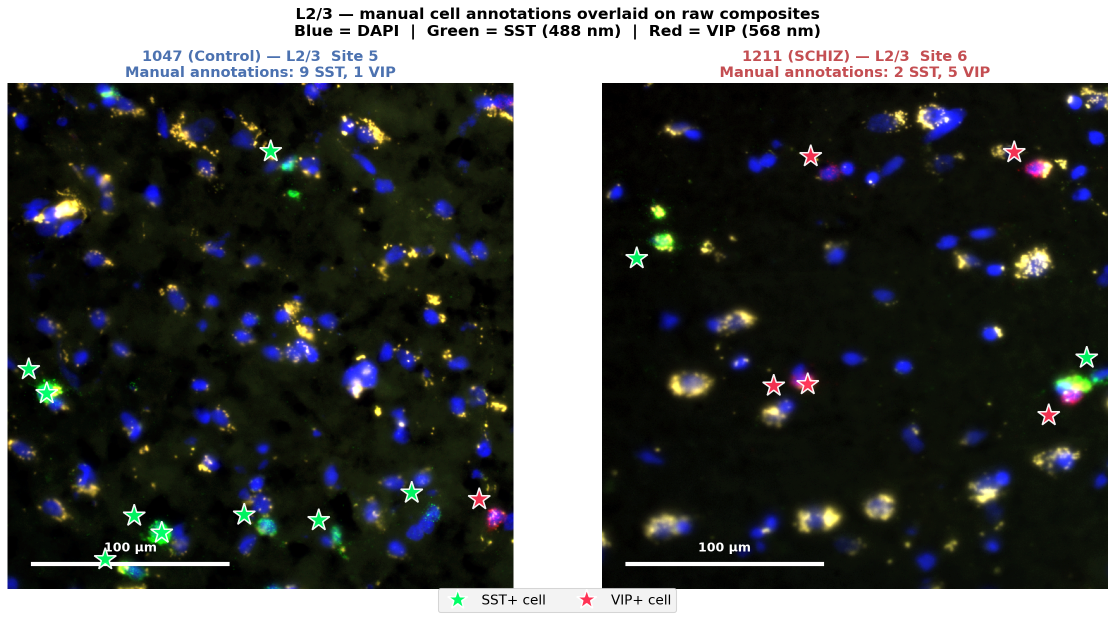
#> input picture histology/results/microscopy/fig_L23_manual_stars_on_raw.png, 2230 x 1240 px, given in place of 1047-R-5.tif, which was not available (shown at 1/2 size)
$ python lipofuscin_removal.py
#> lines starting #> are read from the running program, lines starting #| are printed output that depends on the picture; pictures that were not available may be replaced by others from this repository, and a replacement may not be noted
"""
Lipofuscin removal and representative image generation for RNAscope composites.

Pipeline:
    1. Load raw RGB composite TIFF (1024×1024) from Arbabi et al. dataset
       - Blue = DAPI (405 nm)
       - Green = SST (488 nm) for R-section  [VIP for 568 swap - see channel map]
       - Red = VIP (568 nm)
    2. Crop to 800×800 counting frame (per Dwight's stereology protocol)
    3. Per-channel percentile normalization
    4. Spectral subtraction to suppress lipofuscin autofluorescence
    5. Optional: overlay manual cell annotations for figure generation

Usage (as script):
    python lipofuscin_removal.py
        --generates the main figures (fig_L23_manual_stars_on_raw.* and
         fig_all_manual_stars_on_raw.*) from the SVG with manual annotations.

Usage (as module):
    from lipofuscin_removal import load_clean, plain_original
    composite, red_clean, green_clean, blue = load_clean('1047-R-5.tif')

See README.md in this directory for the rationale behind the subtraction approach.
"""

import os
import re
import io
import base64
import json
import numpy as np
from PIL import Image
import matplotlib.pyplot as plt
from scipy import ndimage

# Repo paths (relative to results/microscopy/)
HERE = os.path.dirname(os.path.abspath(__file__))
REPO = os.path.abspath(os.path.join(HERE, '..', '..'))
RAW_IMAGE_DIR = os.path.join(REPO, 'data', 'dwight microscopy data representative images')

# ── Lipofuscin removal parameters ────────────────────────────────────────
# Rationale:
#   Lipofuscin autofluorescence is broadband — it fluoresces in BOTH the
#   488 nm (SST) and 568 nm (VIP) channels simultaneously. True RNAscope
#   signal is channel-specific (SST puncta appear only in green; VIP puncta
#   only in red). We therefore estimate the lipofuscin component as the
#   pixelwise minimum of the two signal channels and subtract it from each.
#   See README.md for the full rationale and literature precedent.
LIPO_FACTOR     = 1.2   # multiply lipo estimate by this (>1 = slight over-subtract,
                        # ensures residual lipofuscin is removed even when its
                        # red/green intensities aren't perfectly equal)
CROSS_CH_FACTOR = 0.15  # additionally subtract 15% of opposite channel (further
                        # suppresses residual crosstalk/bleedthrough)
THRESHOLD       = 0.03  # zero out dim residual pixels below this intensity

# Image acquisition parameters (from protocol)
IMAGE_SIZE_PX   = 1024                 # original TIFF dimensions
COUNTING_FRAME  = (112, 912)           # slice [112:912] → 800×800 counting region
FOV_UM          = 333                  # µm per side for 800 px counting frame (actually 260 µm;
                                       # 333 µm = full 1024 FOV; counting frame is 800/1024 * 333)
COUNTING_FRAME_UM = 800 / 1024 * 333   # ≈ 260 µm

# Channel assignments (R-section)
CHANNEL_DAPI = 2   # blue
CHANNEL_SST  = 1   # green  (488 nm)
CHANNEL_VIP  = 0   # red    (568 nm)


# ─────────────────────────────────────────────────────────────────────────
# Core image processing
# ─────────────────────────────────────────────────────────────────────────

def plain_original(fname, image_dir=RAW_IMAGE_DIR):
    """Load raw composite with per-channel percentile normalization.

    No lipofuscin removal is applied — this is what the raw tissue looks
    like on a microscope screen, with all autofluorescence present.

    Parameters
    ----------
    fname : str
        Filename under image_dir (e.g., '1047-R-5.tif').

    Returns
    -------
    np.ndarray
        800×800×3 float32 array in [0, 1].
    """
#> called with fname = '1047-R-5.tif'
    img = np.array(Image.open(os.path.join(image_dir, fname))).astype(np.float32)
    img = img[COUNTING_FRAME[0]:COUNTING_FRAME[1],
              COUNTING_FRAME[0]:COUNTING_FRAME[1]]
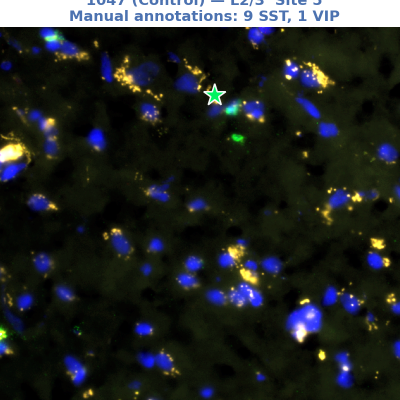
#> img: shape (800, 800, 4) float32 (shown at 1/2 size); mean R, G, B, A 35.8, 39.1, 37.9, 255.9
    norm = np.zeros_like(img)
    for c in range(3):
        p1 = np.percentile(img[:, :, c], 1)
        p99 = np.percentile(img[:, :, c], 99.5)
        norm[:, :, c] = np.clip((img[:, :, c] - p1) / (p99 - p1 + 1e-6), 0, 1)
    return norm


def load_clean(fname, image_dir=RAW_IMAGE_DIR,
               lipo_factor=LIPO_FACTOR, cross_ch_factor=CROSS_CH_FACTOR,
               threshold=THRESHOLD, display_gain=2.5):
    """Load composite with lipofuscin suppression.

    Returns both the display-ready RGB composite and the cleaned individual
    channels (for cell detection / further analysis).

    Spectral subtraction:
        lipo        = min(red, green)
        red_clean   = red   - lipo_factor * lipo - cross_ch_factor * green
        green_clean = green - lipo_factor * lipo - cross_ch_factor * red

    Parameters
    ----------
    fname : str
        Filename under image_dir.
    lipo_factor, cross_ch_factor, threshold : float
        Lipofuscin suppression parameters. Defaults from module-level constants.
    display_gain : float
        Multiplier applied to cleaned red/green channels for display (does NOT
        affect the returned red_c, green_c arrays).

    Returns
    -------
    composite : np.ndarray
        800×800×3 display-ready RGB image with lipofuscin suppressed.
    red_c, green_c, blue : np.ndarray
        Per-channel cleaned arrays (800×800, float32 in [0, 1]).
    """
#> called with fname = '1047-R-5.tif', lipo_factor = 1.2, cross_ch_factor = 0.15, threshold = 0.03, display_gain = 2.5
    img = np.array(Image.open(os.path.join(image_dir, fname))).astype(np.float32)
    img = img[COUNTING_FRAME[0]:COUNTING_FRAME[1],
              COUNTING_FRAME[0]:COUNTING_FRAME[1]]

    # DAPI: percentile-stretch (nuclei should always fill the range)
    p1_b = np.percentile(img[:, :, CHANNEL_DAPI], 1)
#> p1_b = 0
    p99_b = np.percentile(img[:, :, CHANNEL_DAPI], 99.5)
#> p99_b = 255
    blue = np.clip((img[:, :, CHANNEL_DAPI] - p1_b) / (p99_b - p1_b + 1e-6), 0, 1)
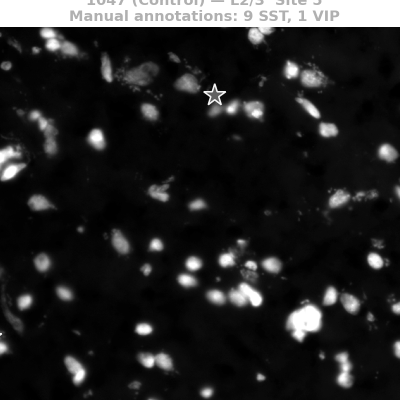
#> blue: shape (800, 800) float32 (shown at 1/2 size); min 0, max 1, mean 0.149

    # SST/VIP: fixed normalization (divide by 100) for comparability across images
    # and to avoid amplifying noise in dim sections
    red = np.clip(img[:, :, CHANNEL_VIP] / 100.0, 0, 1)
    green = np.clip(img[:, :, CHANNEL_SST] / 100.0, 0, 1)
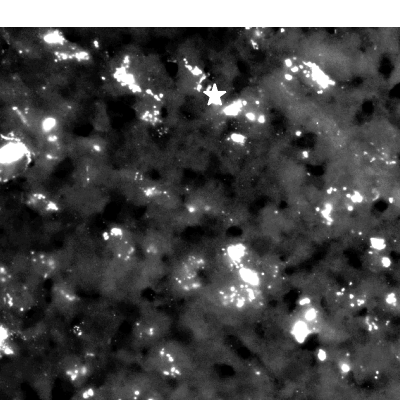
#> green: shape (800, 800) float32 (shown at 1/2 size); min 0, max 1, mean 0.282

    # Lipofuscin estimate = pixels bright in BOTH SST and VIP channels
    lipo = np.minimum(red, green)

    # Subtract lipofuscin and cross-channel contamination
    red_c = np.clip(red - lipo_factor * lipo - cross_ch_factor * green, 0, 1)
    green_c = np.clip(green - lipo_factor * lipo - cross_ch_factor * red, 0, 1)
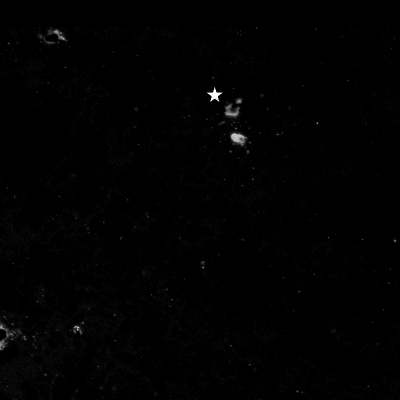
#> green_c: shape (800, 800) float32 (shown at 1/2 size); min 0, max 1, mean 0.00634

    # Floor: zero out dim residual pixels
    red_c = np.where(red_c < threshold, 0, red_c)
    green_c = np.where(green_c < threshold, 0, green_c)

    # Build display composite (with gain applied so cleaned signal is visible)
    red_disp = np.clip(red_c * display_gain, 0, 1)
    green_disp = np.clip(green_c * display_gain, 0, 1)
    composite = np.stack([red_disp, green_disp, blue], axis=-1)
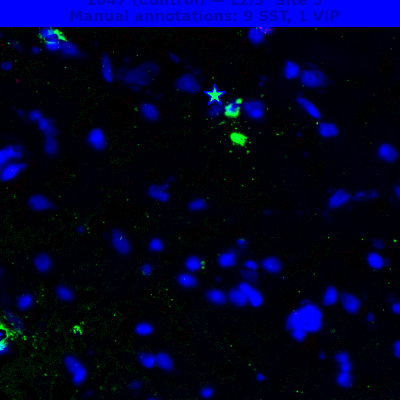
#> composite: shape (800, 800, 3) float32 (shown at 1/2 size); mean of channels 0, 1, 2 0.000661, 0.00989, 0.149; drawn as R, G, B
    return composite, red_c, green_c, blue


# ─────────────────────────────────────────────────────────────────────────
# Reading manual annotations from Inkscape-edited SVGs
# ─────────────────────────────────────────────────────────────────────────

# [111 lines left out: function detect_stars_from_rendered_svg, not called in this run]


# ─────────────────────────────────────────────────────────────────────────
# Plotting helpers
# ─────────────────────────────────────────────────────────────────────────

def _add_scale_bar(ax, bar_length_um=100, y_pos_px=760, x_start_px=40):
    """Add a 100-µm scale bar to a matplotlib image axes."""
    bar_length_px = bar_length_um / (COUNTING_FRAME_UM / 800)
    ax.plot([x_start_px, x_start_px + bar_length_px], [y_pos_px, y_pos_px],
            color='white', linewidth=4)
    ax.text(x_start_px + bar_length_px / 2, y_pos_px - 20,
            f'{bar_length_um} µm', color='white', ha='center',
            fontsize=12, fontweight='bold')


# [14 lines left out: function _plot_markers, not called in this run]


# ─────────────────────────────────────────────────────────────────────────
# Main figure generation
# ─────────────────────────────────────────────────────────────────────────

# The 4 representative panels used in the manuscript
# (subject, diagnosis, layer, site, filename, panel_id for SVG mapping)
PANELS = [
    ('1047-R-5.tif',  1047, 'Control', 'L2/3', 5,  0),
    ('1211-R-6.tif',  1211, 'SCHIZ',   'L2/3', 6,  1),
    ('1047-R-12.tif', 1047, 'Control', 'L5/6', 12, 2),
    ('1211-R-17.tif', 1211, 'SCHIZ',   'L5/6', 17, 3),
]

# SVG panel bounding boxes (after matplotlib's transforms, in SVG pt)
# These match the layout matplotlib produces with figsize=(14, 14), 2×2 grid,
# tight_layout. Used to classify stars detected in the rendered SVG.
PANEL_SVG_BOUNDS = {
    0: (9.54, 23.17, 415.62, 429.25),      # top-left (Control L2/3)
    1: (506.99, 23.17, 913.07, 429.25),    # top-right (SCHIZ L2/3)
    2: (9.54, 470.59, 415.62, 876.67),     # bottom-left (Control L5/6)
    3: (506.99, 470.59, 913.07, 876.67),   # bottom-right (SCHIZ L5/6)
}


def generate_original_vs_cleaned_figure(output_path='fig_original_vs_cleaned_L23.png'):
    """L2/3 comparison figure: original (top row) vs lipofuscin-cleaned (bottom row).

    Illustrates the effect of the lipofuscin removal strategy. Cells are NOT
    annotated here — this is purely about showing what the cleaning does.
    """
    l23_panels = [('1047-R-5.tif', 1047, 5, 'Control', 'L2/3'),
                  ('1211-R-6.tif', 1211, 6, 'SCHIZ',   'L2/3')]

    fig, axes = plt.subplots(2, 2, figsize=(14, 14))
    for col, (fname, subj, site, diag, layer) in enumerate(l23_panels):
        diag_color = '#4C72B0' if diag == 'Control' else '#C44E52'
        # Top: original
        ax = axes[0, col]
        ax.imshow(plain_original(fname))
        ax.set_title(f'{subj} ({diag}) — {layer}  Site {site}\nOriginal',
                     fontsize=13, fontweight='bold', color=diag_color)
        ax.axis('off')
        _add_scale_bar(ax)
        # Bottom: cleaned
        ax = axes[1, col]
        composite, _, _, _ = load_clean(fname)
        ax.imshow(composite)
        ax.set_title(f'{subj} ({diag}) — {layer}  Site {site}\nLipofuscin-suppressed',
                     fontsize=13, fontweight='bold', color=diag_color)
        ax.axis('off')
        _add_scale_bar(ax)
#> pass 2 of the loop in generate_original_vs_cleaned_figure, `for col, (fname, subj, site, diag, layer) in enumerate(l23_panels):`:
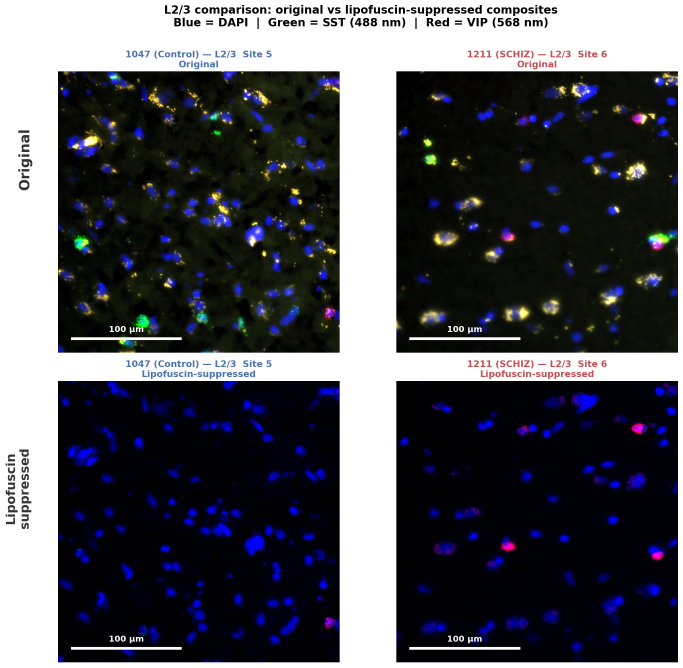
#> input picture histology/results/microscopy/fig_original_vs_cleaned_L23.png, 2048 x 2002 px, given in place of 1211-R-6.tif, which was not available (shown at 1/3 size)
#> in plain_original (call 2), `img = img[COUNTING_FRAME[0]:COUNTING_FRAME[1], COUNTING_FRAME[0]:COUNT..`:
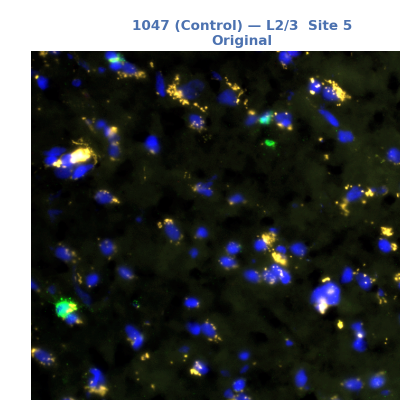
#> img: shape (800, 800, 4) float32 (shown at 1/2 size); mean R, G, B, A 65.5, 68.3, 67.7, 255.9
#> in load_clean (call 2), `composite = np.stack([red_disp, green_disp, blue], axis=-1)`:
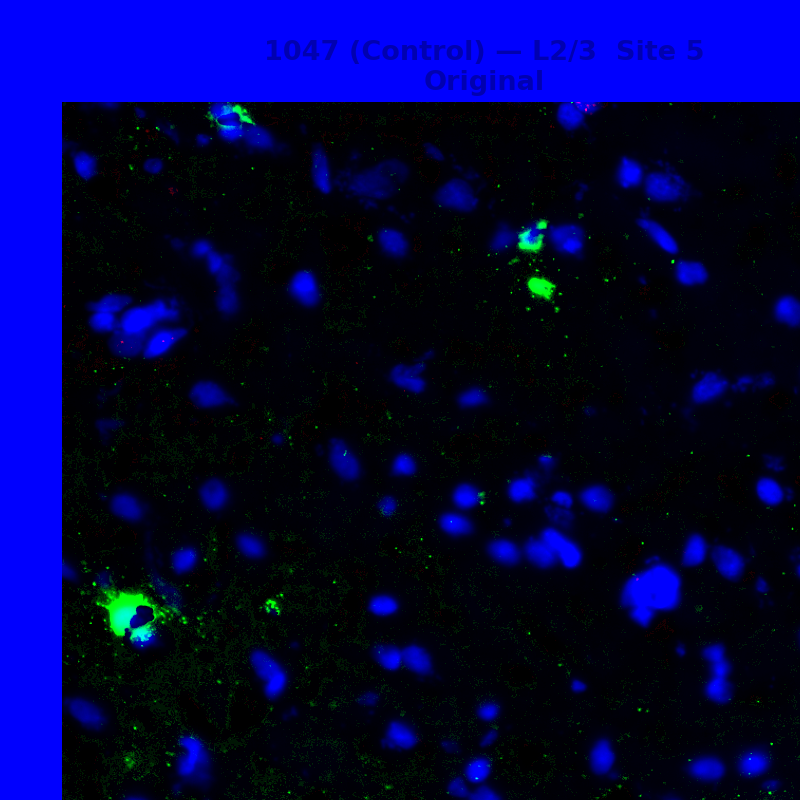
#> composite: shape (800, 800, 3) float32; mean of channels 0, 1, 2 0.000574, 0.0107, 0.266; drawn as R, G, B

    fig.text(0.01, 0.75, 'Original', fontsize=20, fontweight='bold',
             rotation=90, va='center', color='#333333')
    fig.text(0.01, 0.28, 'Lipofuscin\nsuppressed', fontsize=18, fontweight='bold',
             rotation=90, va='center', ha='center', color='#333333')
    fig.suptitle('L2/3 comparison: original vs lipofuscin-suppressed composites\n'
                 'Blue = DAPI  |  Green = SST (488 nm)  |  Red = VIP (568 nm)',
                 fontsize=16, fontweight='bold', y=0.97)
    fig.tight_layout(rect=[0.02, 0.02, 1, 0.96])
    fig.savefig(os.path.join(HERE, output_path), dpi=150, bbox_inches='tight')
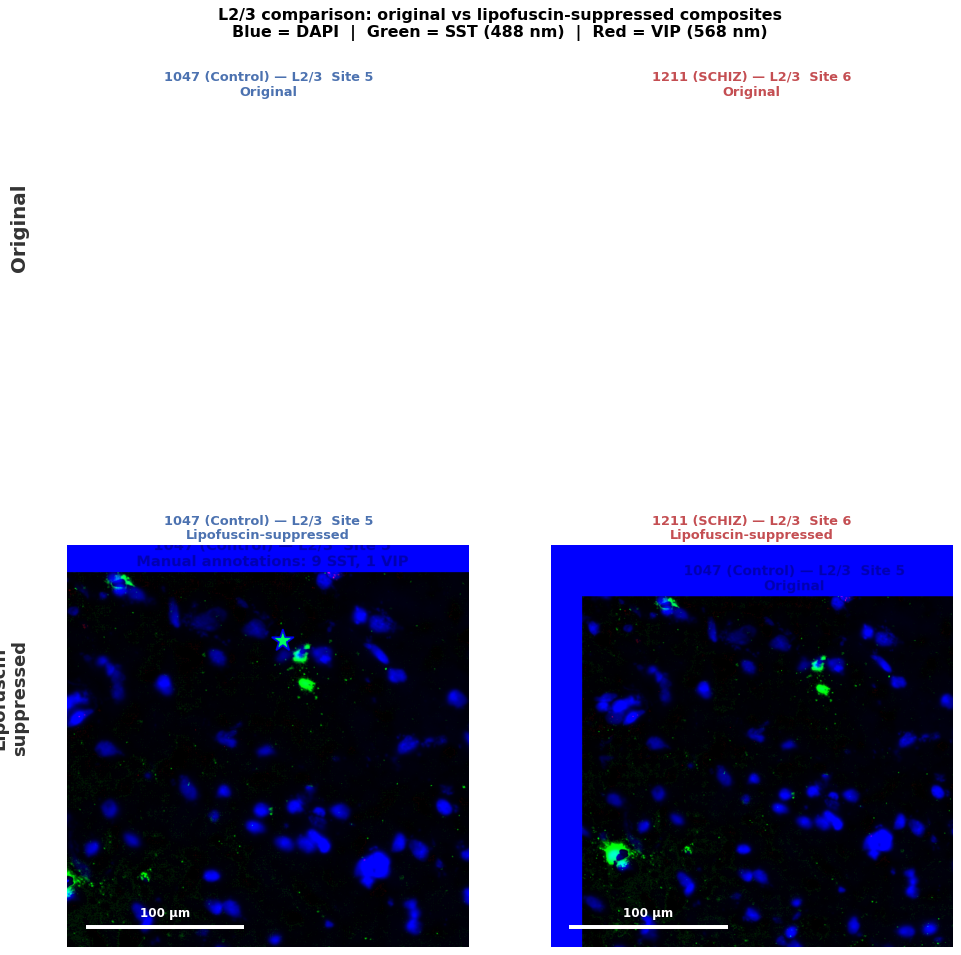
#> figure drawn by matplotlib, 4 panels
    plt.close(fig)
    print(f'Saved {output_path}')


# [88 lines left out: function generate_manual_annotations_figure, not called in this run]


def main():
    """Regenerate all lipofuscin-related figures."""
    generate_original_vs_cleaned_figure()
    manual_svg = os.path.join(HERE, 'RNAscope_fig_representative_inkscape_SJT.svg')
    if os.path.exists(manual_svg):
        generate_manual_annotations_figure(manual_svg)
    else:
        print(f'No manual annotation SVG found at {manual_svg}; skipping annotated figures.')


if __name__ == '__main__':
    main()
